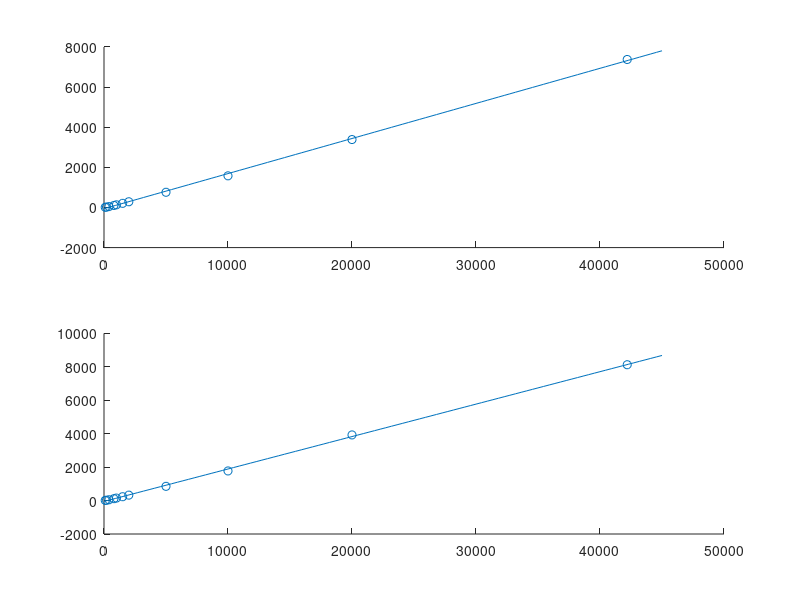

Write the MATLAB code that produced this figure.
d = [100,200,400,800,1000,1500,2000,5000,10000,20000,42195];
m = [9.58,19.19,43.18,100.9,131.96,206.00,284.79,757.40,1577.53,3386.00,7377.00];
w = [10.49,21.34,47.60,113.28,148.98,230.07,325.35,851.15,1771.78,3926.60,8125.00];

x = linspace(0,45000);

subplot(2,1,1);
hold on;
scatter(d,m);
plot(x, polyval(polyfit(d,m,1),x));
fprintf("Predicted time for men is %10.4f s\n" ,polyval(polyfit(d,m,1),21097.5));

subplot(2,1,2);
hold on;
scatter(d,w);
plot(x, polyval(polyfit(d,w,1),x));
fprintf("Predicted time for women is %10.4f s\n" ,polyval(polyfit(d,w,1),21097.5));